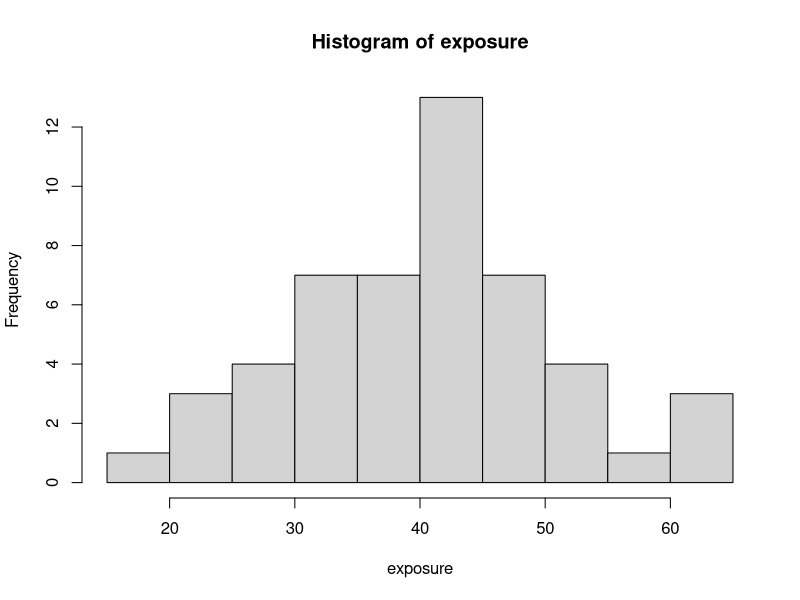
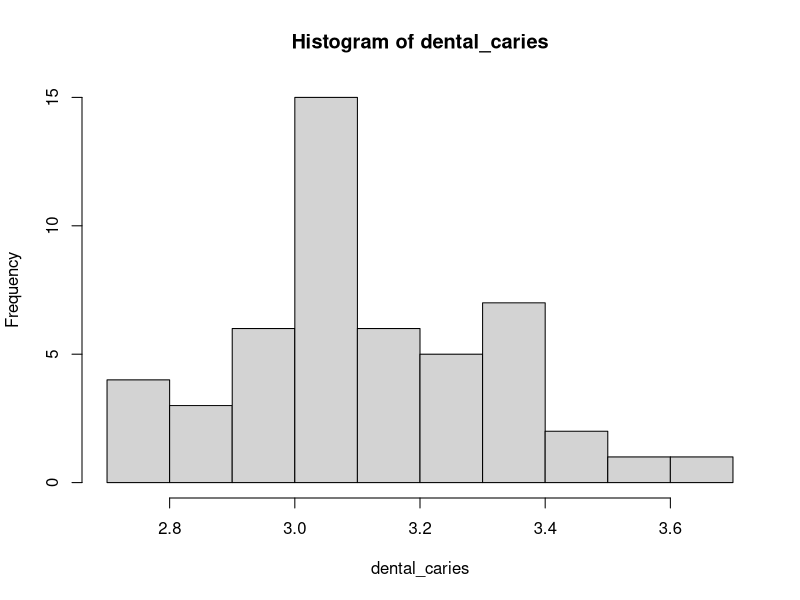
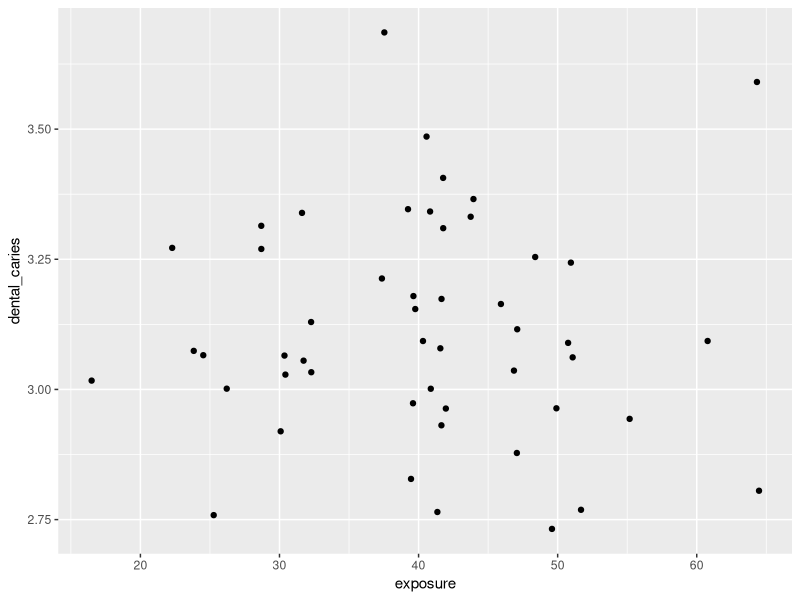

These figures' R source, in order:
## ---- chunk 1
knitr::opts_chunk$set(echo = TRUE)
## ---- chunk 2
# the explanatory variable is the percentage of population exposed to fluoridated water in a given region
exposure <- rnorm(50, mean=41, sd=10)
hist(exposure)
# the response variable is the prevalence of dental caries in the population
dental_caries <- rnorm(50, mean=3.1, sd=0.2)
hist(dental_caries)
## ---- chunk 3
# creating the data frame
data_frame <- data.frame(exposure, dental_caries)
print(data_frame)

# fitting the variables to a linear model
model <- lm(dental_caries~exposure)
## ---- chunk 4
# using anova to test for significance
anova(model)

# and qplot to plot the results
library(ggplot2)
qplot(x=exposure, y=dental_caries)
